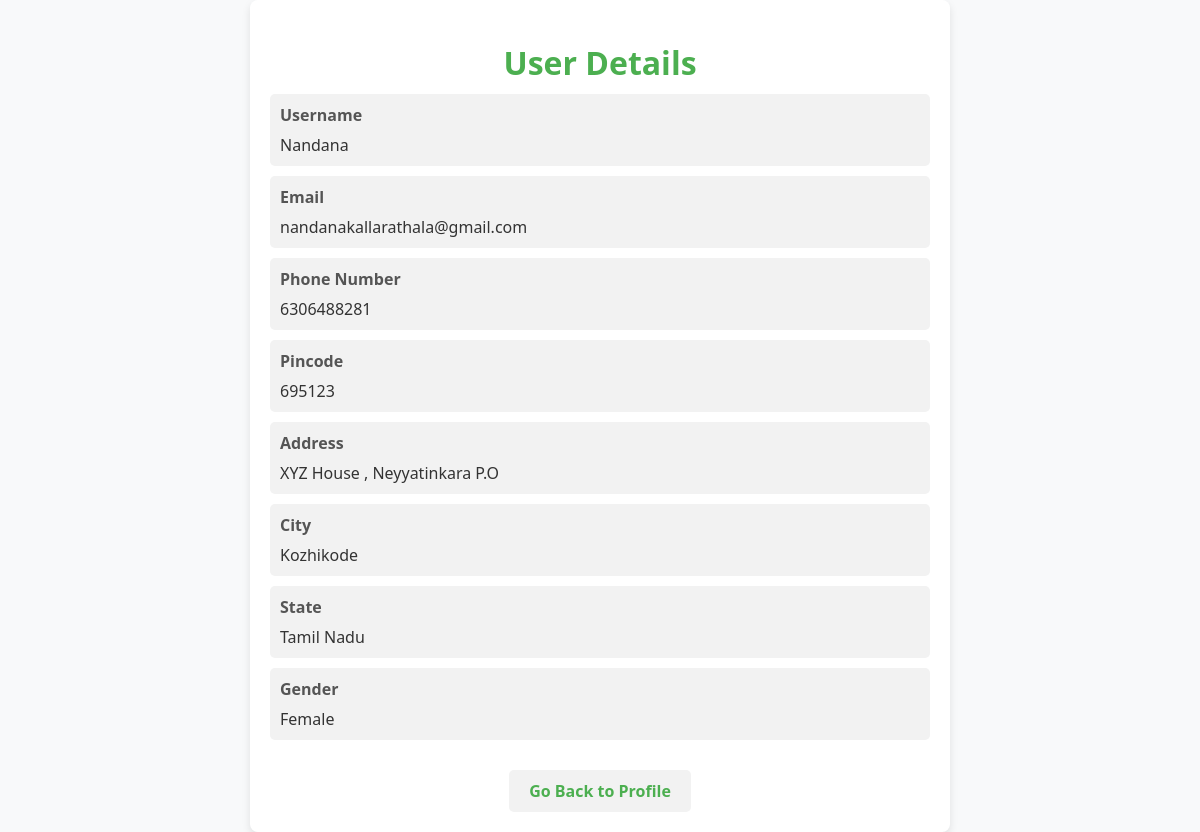
Page /userdetails/ (signed in) on the committed database.
### BeauteCartApp/models.py (models this page shows, shortened)
class CustomUser(AbstractUser):
    ADMIN = 1
    CUSTOMER = 2
    DELIVERYTEAM = 3
    SELLER = 4
    USER_TYPES = (
        (ADMIN, 'Admin'),
        (CUSTOMER, 'Customer'),
        (DELIVERYTEAM, 'Delivery Team'),
        (SELLER, 'Seller'),
    )
    username = models.CharField(max_length=50, unique=True)
    email = models.EmailField(max_length=100, unique=True)
    user_type = models.PositiveSmallIntegerField(choices=USER_TYPES, default=CUSTOMER)
    shop_name = models.CharField(max_length=255, null=True)
    password = models.CharField(max_length=128)
    phone = models.CharField(max_length=12, blank=True)
    shop_address = models.CharField(max_length=255, null=True)
    tax_id = models.CharField(max_length=20, null=True)
    parlour_name = models.CharField(max_length=255, null=True)
    password = models.CharField(max_length=128)
    phone = models.CharField(max_length=12, blank=True)
    parlour_address = models.CharField(max_length=255, null=True)
    tax_id = models.CharField(max_length=20, null=True)
    is_admin = models.BooleanField(default=False)
    is_staff = models.BooleanField(default=False)
    is_active = models.BooleanField(default=True)
    is_superadmin = models.BooleanField(default=False)

class ProfileUser(models.Model):
    user = models.OneToOneField(CustomUser, on_delete=models.CASCADE)
    username = models.CharField(max_length=50, blank=True, null=True)
    email = models.EmailField(blank=True, null=True)
    phone_number = models.CharField(max_length=15, blank=True, null=True)
    pincode = models.CharField(max_length=10, blank=True, null=True)
    address = models.TextField(blank=True, null=True)
    gender = models.CharField(max_length=10, blank=True, null=True)
    city = models.CharField(max_length=50, blank=True, null=True)  # New field
    state = models.CharField(max_length=50, blank=True, null=True)  # New field

### BeauteCartApp/views.py (the view)
# urls.py: path('userdetails/', user_details, name='user_details'),
@login_required
def user_details(request):
    return render(request, 'userdetails.html', {'user': request.user})

### templates/userdetails.html (shortened to what this page needs)
{% load static %}
{% load i18n %}
<!DOCTYPE html>
<html lang="en">
<head>
</head>
<body>
    <div class="card">
        <div class="card-content">
            <h1>{% trans "User Details" %}</h1>
            <ul class="details-list">
                <li>
                    <label>{% trans "Username" %}</label>
                    <p>{{ user.username }}</p>
                </li>
                <li>
                    <label>{% trans "Email" %}</label>
                    <p>{{ user.email }}</p>
                </li>
                <li>
                    <label>{% trans "Phone Number" %}</label>
                    <p>{{ user.profileuser.phone_number }}</p>
                </li>
                <li>
                    <label>{% trans "Pincode" %}</label>
                    <p>{{ user.profileuser.pincode }}</p>
                </li>
                <li>
                    <label>{% trans "Address" %}</label>
                    <p>{{ user.profileuser.address }}</p>
                </li>
                <li>
                    <label>{% trans "City" %}</label>
                    <p>{{ user.profileuser.city }}</p>
                </li>
                <li>
                    <label>{% trans "State" %}</label>
                    <p>{{ user.profileuser.state }}</p>
                </li>
                <li>
                    <label>{% trans "Gender" %}</label>
                    <p>{{ user.profileuser.gender }}</p>
                </li>
            </ul>
            <a href="{% url 'user_profile' %}">{% trans "Go Back to Profile" %}</a>
        </div>
    </div>
</body>
</html>

### templates/userdetails.html (style rules this page uses)
body { font-family: 'Segoe UI', Tahoma, Geneva, Verdana, sans-serif; margin: 0; padding: 0; background-color: #f8f9fa; background-image: url('/static/images/pro.jpg'); background-repeat: no-repeat; background-size: cover; background-attachment: fixed; display: flex; justify-content: center; align-items: center; min-height: 100vh; }
.card { max-width: 700px; width: 100%; background-color: #fff; box-shadow: 0 4px 8px rgba(0, 0, 0, 0.1); border-radius: 8px; overflow: hidden; text-align: center; transition: transform 0.3s; }
.card-content { padding: 20px; }
h1 { color: #4caf50; margin-bottom: 10px; }
.details-list { list-style: none; padding: 0; margin: 0; text-align: left; }
.details-list li { padding: 10px; background-color: #f2f2f2; border-radius: 5px; margin-bottom: 10px; }
label { display: block; margin-bottom: 8px; color: #555; font-weight: bold; }
p { margin: 0; color: #333; }
a { text-decoration: none; color: #4caf50; font-weight: bold; display: inline-block; margin-top: 20px; padding: 10px 20px; border-radius: 5px; background-color: #f2f2f2; transition: background-color 0.3s, color 0.3s; }

### rows in the picture
CustomUser: username "Nandana", email "nandanakallarathala@gmail.com", profileuser.phone_number "6306488281", profileuser.pincode "695123", profileuser.address "XYZ House , Neyyatinkara P.O", profileuser.city "Kozhikode", profileuser.state "Tamil Nadu", profileuser.gender "Female"
